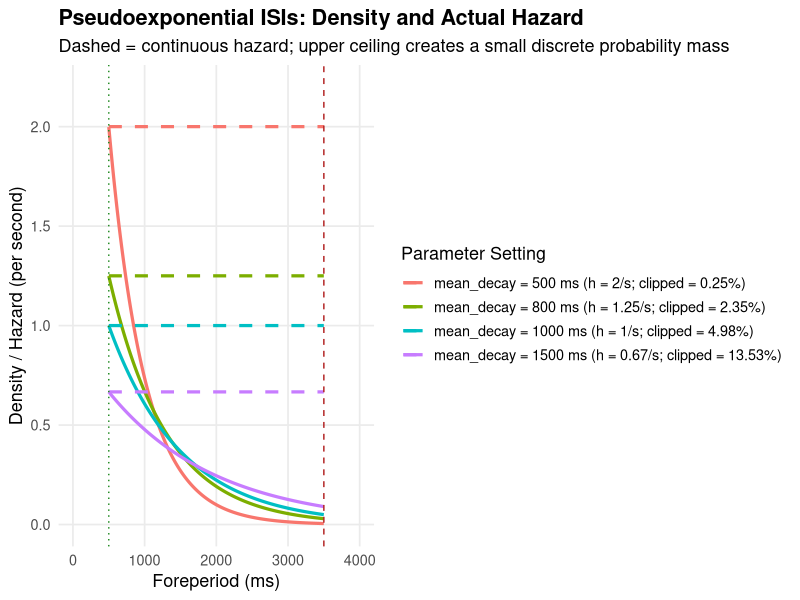

Write the R code that produced this figure.
library(ggplot2)
library(dplyr)

min_isi <- 500
max_isi <- 3500
decays <- c(500, 800, 1000, 1500)

t_grid <- seq(0, 4000, length.out = 1000)


# ------------------------------------------------------------
# Function: meanDecay corresponding to a desired clipping rate
# ------------------------------------------------------------

meanDecayForClip <- function(minISI, maxISI, prop_clipped) {
  if (minISI >= maxISI) {
    stop("minISI must be smaller than maxISI.")
  }

  if (prop_clipped <= 0 || prop_clipped >= 1) {
    stop("prop_clipped must be between 0 and 1.")
  }

  -(maxISI - minISI) / log(prop_clipped)
}

actualMeanISI <- function(minISI, maxISI, meanDecay) {
  d <- maxISI - minISI
  minISI + meanDecay * (1 - exp(-d / meanDecay))
}


# ------------------------------------------------------------
# Generate data
# ------------------------------------------------------------

df_all <- do.call(rbind, lapply(decays, function(mu) {
  rate <- 1 / mu

  # Probability that an exponential draw exceeds maxISI
  clip_prob <- exp(-(max_isi - min_isi) / mu)

  data.frame(
    Time = t_grid,
    Density = ifelse(
      t_grid >= min_isi & t_grid < max_isi,
      rate * exp(-rate * (t_grid - min_isi)) * 1000,
      NA
    ),
    Hazard = ifelse(
      t_grid >= min_isi & t_grid < max_isi,
      rate * 1000,
      NA
    ),
    Decay = factor(
      paste0(
        "mean_decay = ", mu,
        " ms (h = ", round(rate * 1000, 2),
        "/s; clipped = ", round(clip_prob * 100, 2), "%)"
      )
    )
  )
}))


# ------------------------------------------------------------
# Plot
# ------------------------------------------------------------


ggplot(df_all, aes(x = Time, color = Decay)) +

  # Density
  geom_line(
    aes(y = Density),
    linewidth = 1.1,
    na.rm = TRUE
  ) +

  # Continuous hazard
  geom_line(
    aes(y = Hazard),
    linewidth = 1.1,
    linetype = "dashed",
    na.rm = TRUE
  ) +
  geom_vline(
    xintercept = min_isi,
    color = "forestgreen",
    linetype = "dotted"
  ) +
  geom_vline(
    xintercept = max_isi,
    color = "firebrick",
    linetype = "dashed"
  ) +
  labs(
    title = "Pseudoexponential ISIs: Density and Actual Hazard",
    subtitle = paste(
      "Dashed = continuous hazard;",
      "upper ceiling creates a small discrete probability mass"
    ),
    x = "Foreperiod (ms)",
    y = "Density / Hazard (per second)",
    color = "Parameter Setting"
  ) +
  coord_cartesian(
    xlim = c(0, 4000),
    ylim = c(0, 2.2)
  ) +
  theme_minimal(base_size = 13) +
  theme(
    plot.title = element_text(face = "bold"),
    legend.position = "right",
    panel.grid.minor = element_blank()
  )


# Example: 5% clipping
cat("5% Clipping:", meanDecayForClip(
  minISI = min_isi,
  maxISI = max_isi,
  prop_clipped = 0.05
), "; Average:", actualMeanISI(
  minISI = min_isi,
  maxISI = max_isi,
  meanDecay = 1000
), "\n")
